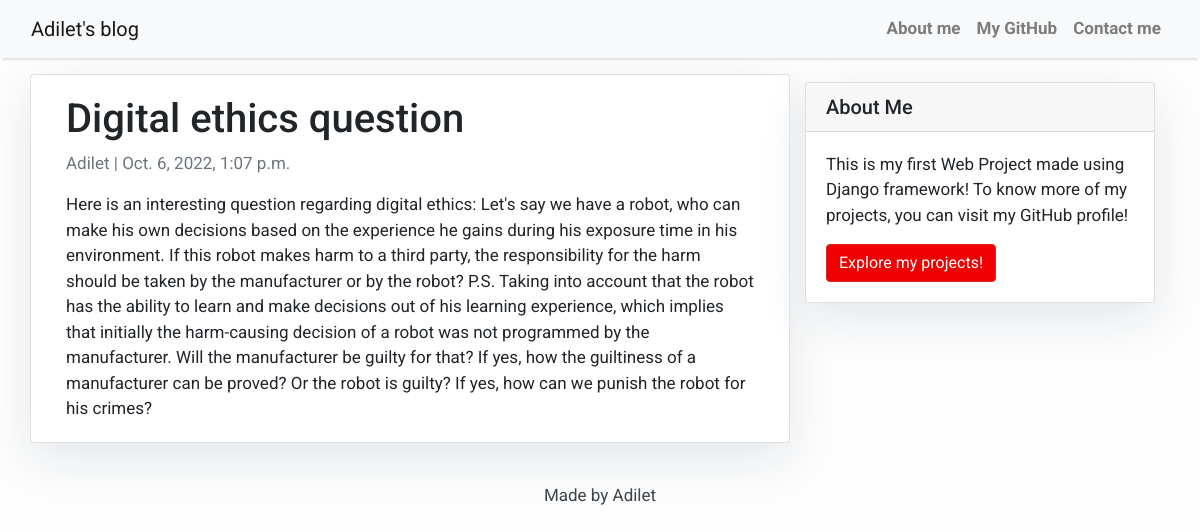
/digital-ethics-question/, run on the app's committed database.
### my_blog/models.py (models this page shows, shortened)
class Post(models.Model):
    title = models.CharField(max_length=200, unique=True)
    slug = models.SlugField(max_length=200, unique=True)
    author = models.ForeignKey(User, on_delete=models.CASCADE, related_name='blog_posts')
    updated_on = models.DateTimeField(auto_now=True)
    content = models.TextField()
    created_on = models.DateTimeField(auto_now_add=True)
    status = models.IntegerField(choices=STATUS, default=0)
    class Meta:
        ordering = ['-created_on']

### my_blog/views.py (the view)
# urls.py: path('<slug:slug>/', views.PostDetail.as_view(), name='post_detail')
class PostDetail(generic.DetailView):
    model = Post
    template_name = 'post_detail.html'

### my_blog/templates/post_detail.html
{% extends 'base.html' %} {% block content %}
<div class="container">
  <div class="row">
    <div class="col-md-8 card mb-4  mt-3 left  top">
      <div class="card-body">
        <h1>{% block title %} {{ object.title }} {% endblock title %}</h1>
        <p class=" text-muted">{{ post.author }} | {{ post.created_on }}</p>
        <p class="card-text ">{{ object.content | safe }}</p>
      </div>
    </div>
    {% block sidebar %} {% include 'sidebar.html' %} {% endblock sidebar %}
  </div>
</div>
{% endblock content %}

### my_blog/templates/base.html (style rules this page uses)
body { font-family: "Roboto", sans-serif; font-size: 17px; background-color: #fdfdfd; }

### my_blog/templates/sidebar.html (style rules this page uses)
.card { box-shadow: 0 16px 48px #E3E7EB; }

### data on the page
Post: title "Digital ethics question", author "Adilet", created_on "Oct. 6, 2022, 1:07 p.m.", content "Here is an interesting question regarding digital ethics: Let's say we have a robot, who can make his own decisions based on the experience he gains during his exposure time in his environment. If this robot makes harm to a third party, the responsibility for the harm should be taken by the manufacturer or by the robot? P.S. Taking into account that the robot has the ability to learn and make decisions out of his learning experience, which implies that initially the harm-causing decision of a robot was not programmed by the manufacturer. Will the manufacturer be guilty for that? If yes, how the guiltiness of a manufacturer can be proved? Or the robot is guilty? If yes, how can we punish the…"
